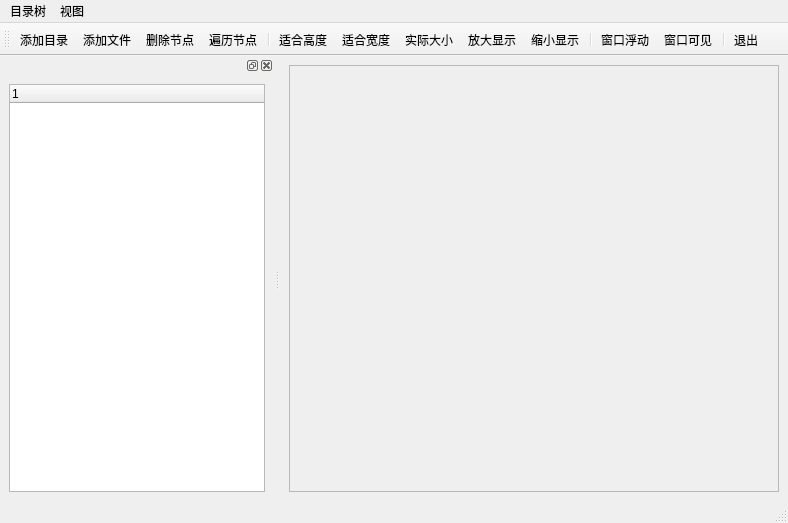
<?xml version="1.0" encoding="UTF-8"?>
<ui version="4.0">
 <class>MainWindow</class>
 <widget class="QMainWindow" name="MainWindow">
  <property name="enabled">
   <bool>true</bool>
  </property>
  <property name="geometry">
   <rect>
    <x>0</x>
    <y>0</y>
    <width>788</width>
    <height>523</height>
   </rect>
  </property>
  <property name="windowTitle">
   <string>MainWindow</string>
  </property>
  <widget class="QWidget" name="centralwidget">
   <layout class="QGridLayout" name="gridLayout">
    <item row="0" column="0">
     <widget class="QScrollArea" name="scrollArea">
      <property name="widgetResizable">
       <bool>true</bool>
      </property>
      <widget class="QWidget" name="scrollAreaWidgetContents">
       <property name="geometry">
        <rect>
         <x>0</x>
         <y>0</y>
         <width>448</width>
         <height>407</height>
        </rect>
       </property>
       <layout class="QHBoxLayout" name="horizontalLayout_2">
        <item>
         <widget class="QLabel" name="labPic">
          <property name="text">
           <string/>
          </property>
         </widget>
        </item>
       </layout>
      </widget>
     </widget>
    </item>
   </layout>
  </widget>
  <widget class="QMenuBar" name="menubar">
   <property name="geometry">
    <rect>
     <x>0</x>
     <y>0</y>
     <width>788</width>
     <height>22</height>
    </rect>
   </property>
   <widget class="QMenu" name="menu">
    <property name="title">
     <string>目录树</string>
    </property>
    <addaction name="actAddFiles"/>
    <addaction name="actDeleteItem"/>
    <addaction name="actAddFolder"/>
    <addaction name="actScanItems"/>
    <addaction name="separator"/>
   </widget>
   <widget class="QMenu" name="menu_2">
    <property name="title">
     <string>视图</string>
    </property>
    <addaction name="actZoomFitH"/>
    <addaction name="actZoomIn"/>
    <addaction name="actZoomFitW"/>
    <addaction name="actZoomOut"/>
    <addaction name="actZoomRealSize"/>
   </widget>
   <addaction name="menu"/>
   <addaction name="menu_2"/>
  </widget>
  <widget class="QStatusBar" name="statusbar">
   <property name="sizeGripEnabled">
    <bool>true</bool>
   </property>
  </widget>
  <widget class="QToolBar" name="toolBar">
   <property name="windowTitle">
    <string>toolBar</string>
   </property>
   <property name="toolButtonStyle">
    <enum>Qt::ToolButtonTextUnderIcon</enum>
   </property>
   <attribute name="toolBarArea">
    <enum>TopToolBarArea</enum>
   </attribute>
   <attribute name="toolBarBreak">
    <bool>false</bool>
   </attribute>
   <addaction name="actAddFolder"/>
   <addaction name="actAddFiles"/>
   <addaction name="actDeleteItem"/>
   <addaction name="actScanItems"/>
   <addaction name="separator"/>
   <addaction name="actZoomFitH"/>
   <addaction name="actZoomFitW"/>
   <addaction name="actZoomRealSize"/>
   <addaction name="actZoomIn"/>
   <addaction name="actZoomOut"/>
   <addaction name="separator"/>
   <addaction name="actDockFloat"/>
   <addaction name="actDockVisible"/>
   <addaction name="separator"/>
   <addaction name="exit"/>
  </widget>
  <widget class="QDockWidget" name="dockWidget">
   <property name="floating">
    <bool>false</bool>
   </property>
   <attribute name="dockWidgetArea">
    <number>1</number>
   </attribute>
   <widget class="QWidget" name="dockWidgetContents">
    <layout class="QHBoxLayout" name="horizontalLayout">
     <item>
      <widget class="QTreeWidget" name="treeFiles"/>
     </item>
    </layout>
   </widget>
  </widget>
  <action name="actZoomFitH">
   <property name="icon">
    <iconset resource="images.qrc">
     <normaloff>:/images/101.bmp</normaloff>:/images/101.bmp</iconset>
   </property>
   <property name="text">
    <string>适合高度</string>
   </property>
  </action>
  <action name="actZoomFitW">
   <property name="icon">
    <iconset resource="images.qrc">
     <normaloff>:/images/102.bmp</normaloff>:/images/102.bmp</iconset>
   </property>
   <property name="text">
    <string>适合宽度</string>
   </property>
  </action>
  <action name="actZoomIn">
   <property name="icon">
    <iconset resource="images.qrc">
     <normaloff>:/images/300.bmp</normaloff>:/images/300.bmp</iconset>
   </property>
   <property name="text">
    <string>放大显示</string>
   </property>
  </action>
  <action name="actZoomOut">
   <property name="icon">
    <iconset resource="images.qrc">
     <normaloff>:/images/301.bmp</normaloff>:/images/301.bmp</iconset>
   </property>
   <property name="text">
    <string>缩小显示</string>
   </property>
  </action>
  <action name="actZoomRealSize">
   <property name="icon">
    <iconset resource="images.qrc">
     <normaloff>:/images/127.bmp</normaloff>:/images/127.bmp</iconset>
   </property>
   <property name="text">
    <string>实际大小</string>
   </property>
  </action>
  <action name="actAddFolder">
   <property name="icon">
    <iconset resource="images.qrc">
     <normaloff>:/images/upfold1.bmp</normaloff>:/images/upfold1.bmp</iconset>
   </property>
   <property name="text">
    <string>添加目录</string>
   </property>
  </action>
  <action name="actAddFiles">
   <property name="icon">
    <iconset resource="images.qrc">
     <normaloff>:/images/120.bmp</normaloff>:/images/120.bmp</iconset>
   </property>
   <property name="text">
    <string>添加文件</string>
   </property>
  </action>
  <action name="actDeleteItem">
   <property name="icon">
    <iconset resource="images.qrc">
     <normaloff>:/images/delete1.bmp</normaloff>:/images/delete1.bmp</iconset>
   </property>
   <property name="text">
    <string>删除节点</string>
   </property>
  </action>
  <action name="actScanItems">
   <property name="icon">
    <iconset resource="images.qrc">
     <normaloff>:/images/folder1.bmp</normaloff>:/images/folder1.bmp</iconset>
   </property>
   <property name="text">
    <string>遍历节点</string>
   </property>
  </action>
  <action name="actDockVisible">
   <property name="icon">
    <iconset resource="images.qrc">
     <normaloff>:/images/103.bmp</normaloff>:/images/103.bmp</iconset>
   </property>
   <property name="text">
    <string>窗口可见</string>
   </property>
  </action>
  <action name="actDockFloat">
   <property name="icon">
    <iconset resource="images.qrc">
     <normaloff>:/images/104.bmp</normaloff>:/images/104.bmp</iconset>
   </property>
   <property name="text">
    <string>窗口浮动</string>
   </property>
  </action>
  <action name="exit">
   <property name="icon">
    <iconset resource="images.qrc">
     <normaloff>:/images/exit.bmp</normaloff>:/images/exit.bmp</iconset>
   </property>
   <property name="text">
    <string>退出</string>
   </property>
  </action>
 </widget>
 <resources>
  <include location="images.qrc"/>
 </resources>
 <connections/>
</ui>
